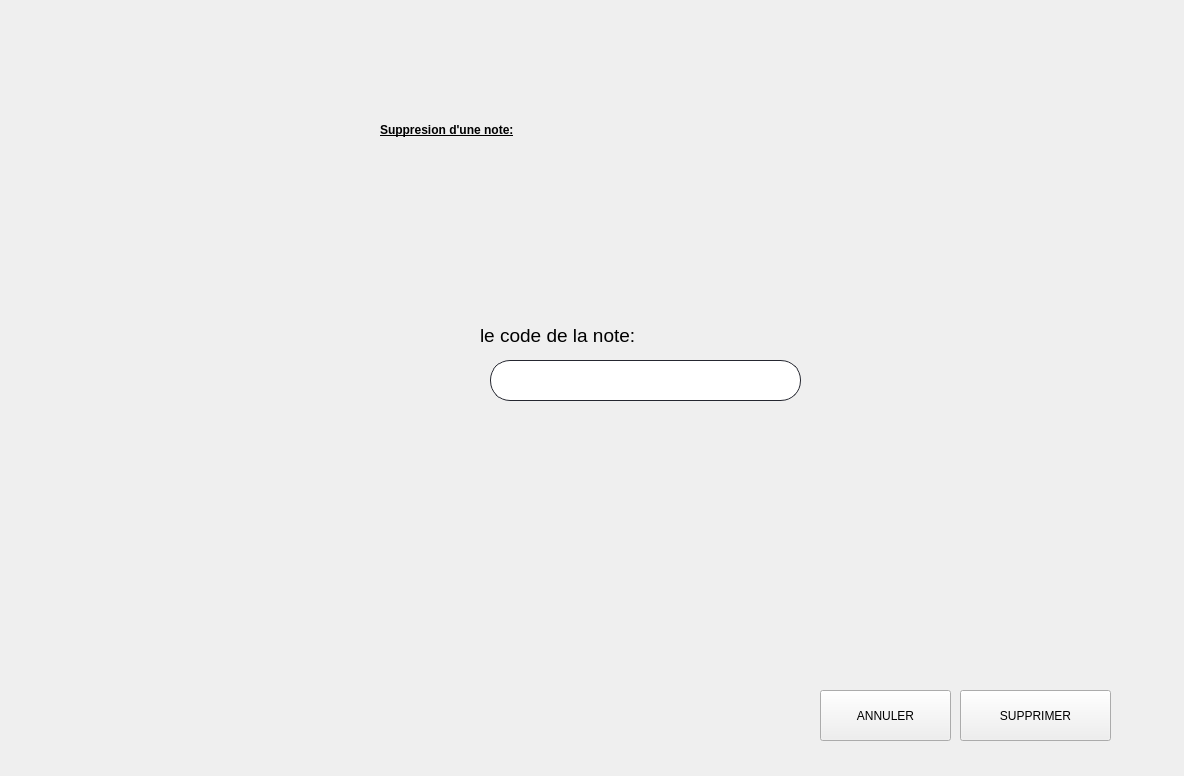
<?xml version="1.0" encoding="UTF-8"?>
<ui version="4.0">
 <class>code_2</class>
 <widget class="QWidget" name="code_2">
  <property name="geometry">
   <rect>
    <x>0</x>
    <y>0</y>
    <width>1184</width>
    <height>776</height>
   </rect>
  </property>
  <property name="windowTitle">
   <string>Form</string>
  </property>
  <widget class="QLabel" name="label">
   <property name="geometry">
    <rect>
     <x>480</x>
     <y>300</y>
     <width>511</width>
     <height>71</height>
    </rect>
   </property>
   <property name="styleSheet">
    <string notr="true"/>
   </property>
   <property name="text">
    <string>&lt;html&gt;&lt;head/&gt;&lt;body&gt;&lt;p&gt;&lt;span style=&quot; font-size:14pt; color:#000000;&quot;&gt;le code de la note:&lt;/span&gt;&lt;/p&gt;&lt;/body&gt;&lt;/html&gt;</string>
   </property>
  </widget>
  <widget class="QLineEdit" name="code">
   <property name="geometry">
    <rect>
     <x>490</x>
     <y>360</y>
     <width>311</width>
     <height>41</height>
    </rect>
   </property>
   <property name="styleSheet">
    <string notr="true">QLineEdit {
border: 1px solid rgb(37,39,48);
border-radius: 20px;
padding-left:20px;
padding-right:20px;
}
QLineEdit:hover{
	border: 2px solid rgb(222, 221, 218)
}
QLineEdit:focus{
	border: 2px solid rgb(154, 208, 236)
}</string>
   </property>
  </widget>
  <widget class="QPushButton" name="supprimer">
   <property name="geometry">
    <rect>
     <x>960</x>
     <y>690</y>
     <width>151</width>
     <height>51</height>
    </rect>
   </property>
   <property name="styleSheet">
    <string notr="true">font: 75 14pt &quot;MS Shell Dlg 2&quot;;
 
</string>
   </property>
   <property name="text">
    <string>SUPPRIMER</string>
   </property>
  </widget>
  <widget class="QPushButton" name="annuler">
   <property name="geometry">
    <rect>
     <x>820</x>
     <y>690</y>
     <width>131</width>
     <height>51</height>
    </rect>
   </property>
   <property name="styleSheet">
    <string notr="true">font: 75 14pt &quot;MS Shell Dlg 2&quot;;
 
</string>
   </property>
   <property name="text">
    <string>ANNULER</string>
   </property>
  </widget>
  <widget class="QLabel" name="code_3">
   <property name="geometry">
    <rect>
     <x>500</x>
     <y>400</y>
     <width>291</width>
     <height>41</height>
    </rect>
   </property>
   <property name="text">
    <string/>
   </property>
  </widget>
  <widget class="QLabel" name="label_2">
   <property name="geometry">
    <rect>
     <x>0</x>
     <y>0</y>
     <width>1181</width>
     <height>781</height>
    </rect>
   </property>
   <property name="text">
    <string/>
   </property>
   <property name="pixmap">
    <pixmap>n1mtIpU.jpg</pixmap>
   </property>
   <property name="scaledContents">
    <bool>true</bool>
   </property>
  </widget>
  <widget class="QLabel" name="label_10">
   <property name="geometry">
    <rect>
     <x>1020</x>
     <y>30</y>
     <width>131</width>
     <height>161</height>
    </rect>
   </property>
   <property name="text">
    <string/>
   </property>
   <property name="pixmap">
    <pixmap>output-onlinepngtools.png</pixmap>
   </property>
   <property name="scaledContents">
    <bool>true</bool>
   </property>
  </widget>
  <widget class="QLabel" name="label_4">
   <property name="geometry">
    <rect>
     <x>380</x>
     <y>90</y>
     <width>651</width>
     <height>121</height>
    </rect>
   </property>
   <property name="styleSheet">
    <string notr="true">color: rgb(0, 0, 0);

font: 25pt &quot;Rockwell Condensed&quot;;

</string>
   </property>
   <property name="text">
    <string>&lt;html&gt;&lt;head/&gt;&lt;body&gt;&lt;p&gt;&lt;span style=&quot; font-weight:600; text-decoration: underline;&quot;&gt;Suppresion d'une note:&lt;/span&gt;&lt;/p&gt;&lt;p&gt;&lt;br/&gt;&lt;/p&gt;&lt;/body&gt;&lt;/html&gt;</string>
   </property>
  </widget>
  <zorder>label_2</zorder>
  <zorder>label</zorder>
  <zorder>code</zorder>
  <zorder>supprimer</zorder>
  <zorder>annuler</zorder>
  <zorder>code_3</zorder>
  <zorder>label_10</zorder>
  <zorder>label_4</zorder>
 </widget>
 <resources/>
 <connections/>
</ui>
